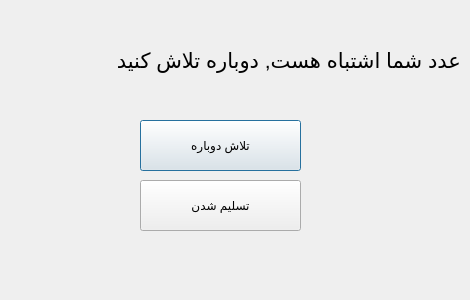
<?xml version="1.0" encoding="UTF-8"?>
<ui version="4.0">
 <class>Dialog</class>
 <widget class="QDialog" name="Dialog">
  <property name="geometry">
   <rect>
    <x>0</x>
    <y>0</y>
    <width>470</width>
    <height>300</height>
   </rect>
  </property>
  <property name="windowTitle">
   <string>Dialog</string>
  </property>
  <widget class="QLabel" name="label">
   <property name="geometry">
    <rect>
     <x>0</x>
     <y>10</y>
     <width>461</width>
     <height>101</height>
    </rect>
   </property>
   <property name="font">
    <font>
     <pointsize>16</pointsize>
    </font>
   </property>
   <property name="text">
    <string>عدد شما اشتباه هست, دوباره تلاش کنید</string>
   </property>
  </widget>
  <widget class="QPushButton" name="try_again">
   <property name="geometry">
    <rect>
     <x>140</x>
     <y>120</y>
     <width>161</width>
     <height>51</height>
    </rect>
   </property>
   <property name="text">
    <string>تلاش دوباره</string>
   </property>
  </widget>
  <widget class="QPushButton" name="back_btn">
   <property name="geometry">
    <rect>
     <x>140</x>
     <y>180</y>
     <width>161</width>
     <height>51</height>
    </rect>
   </property>
   <property name="text">
    <string>تسلیم شدن</string>
   </property>
  </widget>
 </widget>
 <resources/>
 <connections/>
</ui>
